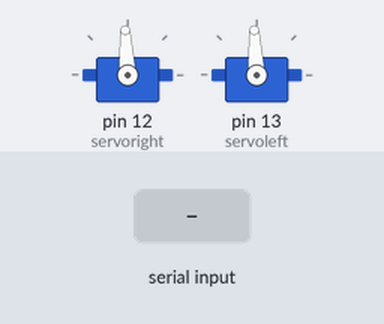
Recording of a sketch running on a simulated Arduino Uno, built with avr-gcc and run on an emulated ATmega328P. Shown: 2 × servo. The inputs (shaded band) are chosen by the test bench. What the sketch prints to the serial monitor is not drawn.

Above: at 1.3 s.
1.4 s: "F" received over Serial
At 2.3 s:
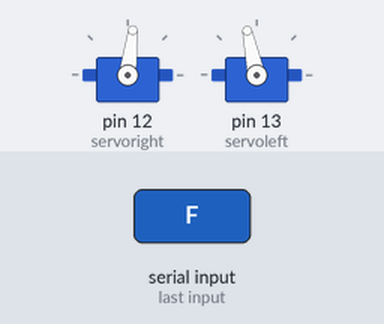
4.4 s: byte 67 ('C') received over Serial
At 5.8 s:
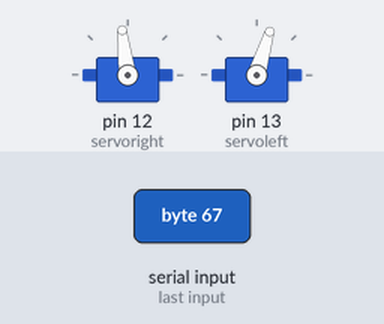
7.4 s: byte 90 ('Z') received over Serial
At 8.1 s:
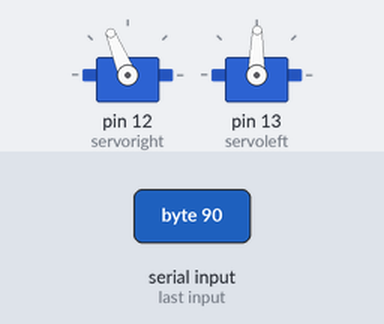
10.4 s: "R" received over Serial
At 11.6 s:
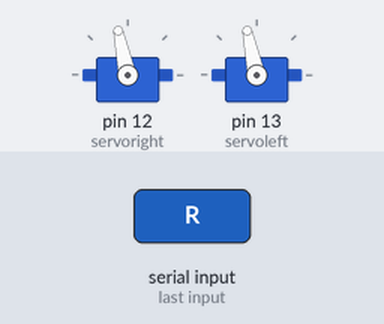
13.4 s: "Q" received over Serial
At 13.9 s:
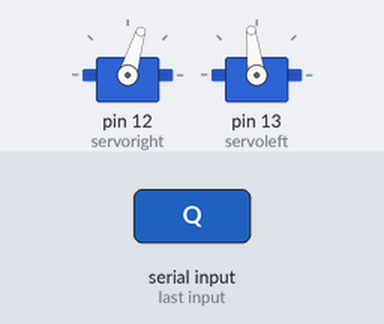
Timing chart, 0 to 16.9 s (numbered marks = the images above; inputs shaded):
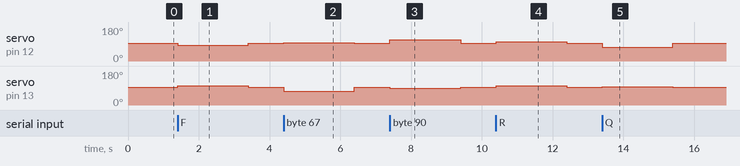

Measured:
- after the input at 1.4 s, servo on pin 12 (servoright): 93° → 83° at once, → 93° 2.0 s later; servo on pin 13 (servoleft): 93° → 102° at once, → 93° 2.0 s later
- after the input at 4.4 s, servo on pin 12 (servoright): 93° → 97° at once, → 93° 2.0 s later; servo on pin 13 (servoleft): 93° → 73° at once, → 93° 2.0 s later
- after the input at 7.4 s, servo on pin 12 (servoright): 93° → 112° at once, → 93° 2.0 s later; servo on pin 13 (servoleft): 93° → 89° at once, → 93° 2.0 s later
- after the input at 10.4 s, servo on pin 12 (servoright), servo on pin 13 (servoleft): 93° → 102° at once, → 93° 2.0 s later
- after the input at 13.4 s, servo on pin 12 (servoright): 93° → 73° at once, → 93° 2.0 s later; servo on pin 13 (servoleft): 93° → 97° at once, → 93° 2.0 s later

The sketch:

control_servo.ino
```cpp
// ====================================
//  Author:        JimboChien
//  Date Created:  2020/08/21
//  Last Updated:  2021/03/11
//  Description:   control servo sample
// ====================================
#include<Servo.h>
Servo servoright;
Servo servoleft;
int time=2000;
void setup()
{
  servoright.attach(12);
  servoleft.attach(13);
  Serial.begin(9600);
  servoleft.writeMicroseconds(1500);
  servoright.writeMicroseconds(1500);
  Serial.println("Input:");
  Serial.println("\tF to forword");
  Serial.println("\tf to short forword");
  Serial.println("\tB to back");
  Serial.println("\tb to short back");
  Serial.println("\tR to turn right 180 degrees");
  Serial.println("\tr to turn right 90 degrees");
  Serial.println("\tL to turn left 180 degrees");
  Serial.println("\tl to turn left 90 degrees");
  Serial.println("\tE to go right");
  Serial.println("\tQ to go left");
  Serial.println("\tC to back right");
  Serial.println("\tZ to back left");
}
void loop()
{
  servoleft.writeMicroseconds(1500);
  servoright.writeMicroseconds(1500);

  char c;
  if(Serial.available()>0)
  {
    c=Serial.read();
    switch(c)
    {
      case 'F':  // forword
        servoleft.writeMicroseconds(1600);
        servoright.writeMicroseconds(1400);
        delay(time);
        break;
      case 'B':  // back
        servoleft.writeMicroseconds(1400);
        servoright.writeMicroseconds(1600);
        delay(time);
        break;
      case 'f':  // short forword
        servoleft.writeMicroseconds(1520);
        servoright.writeMicroseconds(1480);
        delay(time);
        break;
      case 'b':  // short back
        servoleft.writeMicroseconds(1480);
        servoright.writeMicroseconds(1520);
        delay(time);
        break;
      case 'r':  // turn right 90 degrees
        servoleft.writeMicroseconds(1540);
        servoright.writeMicroseconds(1540);
        delay(time);
        break;
      case 'l':  // turn left 90 degrees
        servoleft.writeMicroseconds(1460);
        servoright.writeMicroseconds(1460);
        delay(time);
        break;
      case 'R':  // turn right 180 degrees
        servoleft.writeMicroseconds(1600);
        servoright.writeMicroseconds(1600);
        delay(time);
        break;
      case 'L':  // turn left 180 degrees
        servoleft.writeMicroseconds(1400);
        servoright.writeMicroseconds(1400);
        delay(time);
        break;
      case 'E':  // go right
        servoleft.writeMicroseconds(1700);
        servoright.writeMicroseconds(1460);
        delay(time);
        break;
      case 'Q':  // go left
        servoleft.writeMicroseconds(1540);
        servoright.writeMicroseconds(1300);
        delay(time);
        break;
      case 'C':  // back right
        servoleft.writeMicroseconds(1300);
        servoright.writeMicroseconds(1540);
        delay(time);
        break;
      case 'Z':  // back left
        servoleft.writeMicroseconds(1460);
        servoright.writeMicroseconds(1700);
        delay(time);
        break;
    }
  }
}
```
